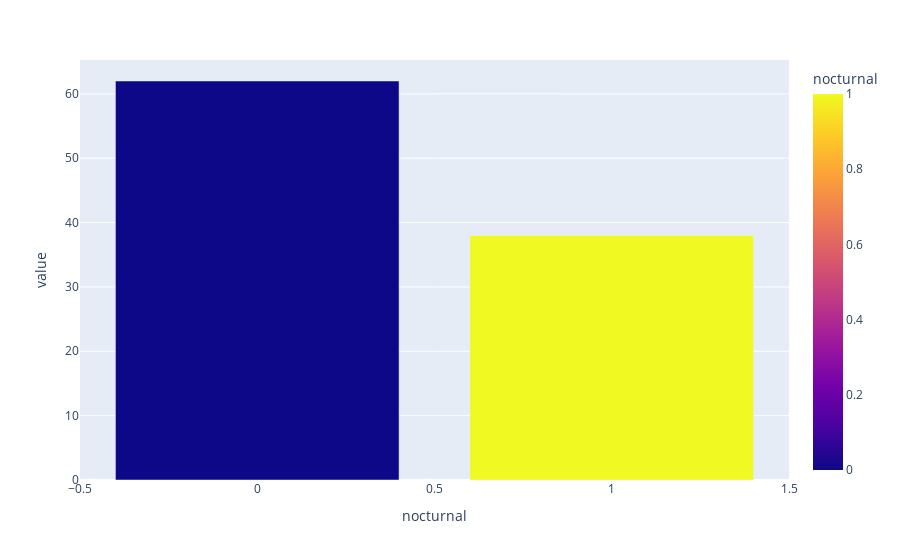

The notebook cell this image was saved under:
### Code cell
percentual_noturno = df_species.value_counts('nocturnal') / len(df_species) * 100
px.bar(percentual_noturno, color=percentual_noturno.index)

### Figure 1 — Plotly figure (JSON) as saved in the notebook; plotly's stock layout.template omitted (floating-point values rounded to 4 significant figures)
{"data": [{"hovertemplate": "nocturnal=%{marker.color}<br>value=%{y}<extra></extra>", "legendgroup": "", "marker": {"color": [0, 1], "coloraxis": "coloraxis", "pattern": {"shape": ""}}, "name": "", "orientation": "v", "showlegend": false, "textposition": "auto", "type": "bar", "x": [0, 1], "xaxis": "x", "y": [62.0, 38.0], "yaxis": "y"}], "layout": {"barmode": "relative", "coloraxis": {"colorbar": {"title": {"text": "nocturnal"}}, "colorscale": [[0, "#0d0887"], [0.1111, "#46039f"], [0.2222, "#7201a8"], [0.3333, "#9c179e"], [0.4444, "#bd3786"], [0.5556, "#d8576b"], [0.6667, "#ed7953"], [0.7778, "#fb9f3a"], [0.8889, "#fdca26"], [1, "#f0f921"]]}, "legend": {"tracegroupgap": 0}, "margin": {"t": 60}, "xaxis": {"anchor": "y", "domain": [0, 1], "title": {"text": "nocturnal"}}, "yaxis": {"anchor": "x", "domain": [0, 1], "title": {"text": "value"}}}}
